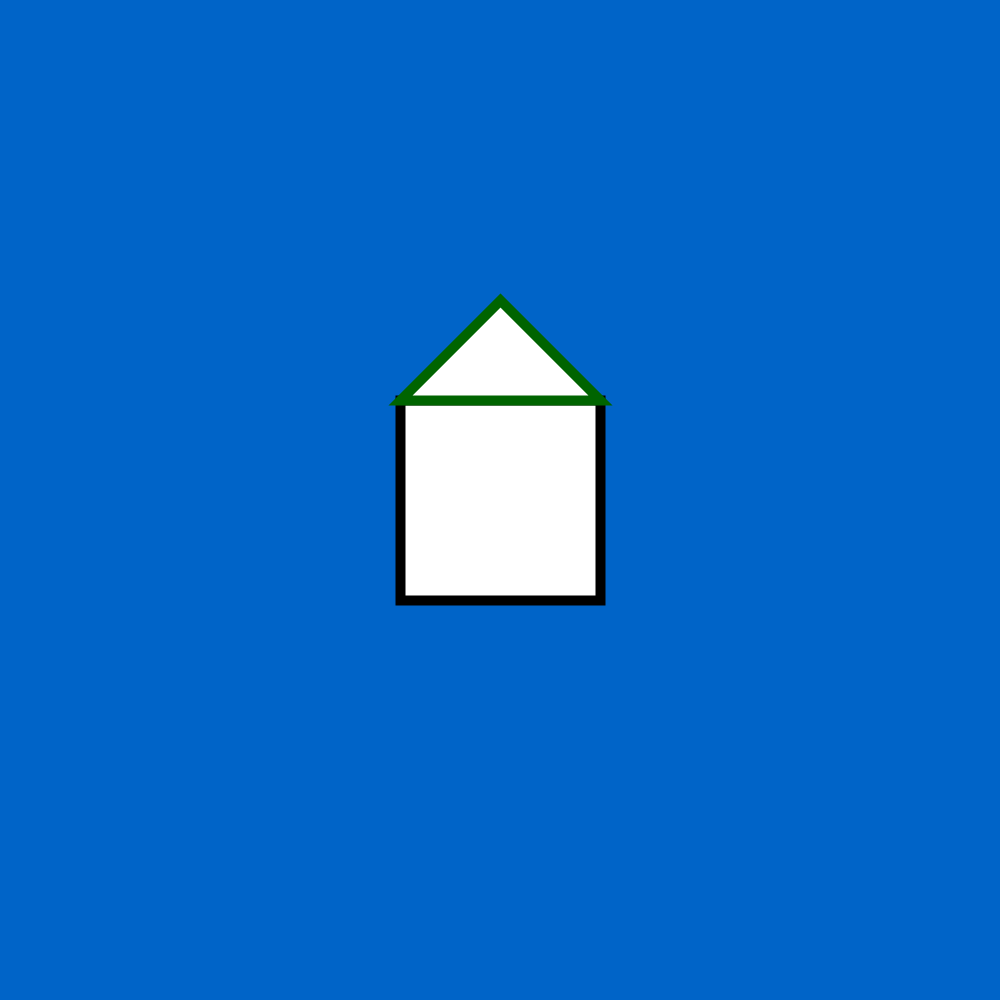
Frame 1 (no input)
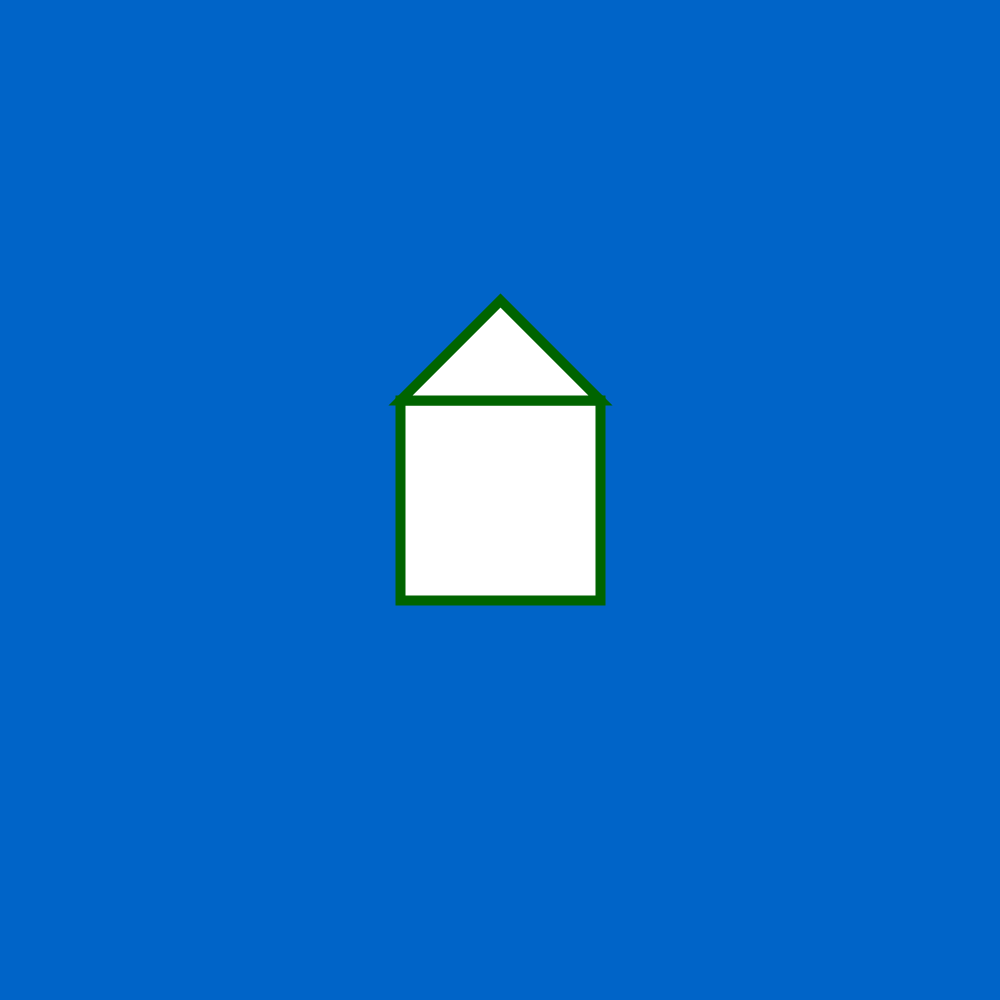
Frame 60 (the mouse pressed at the canvas centre just before this capture)
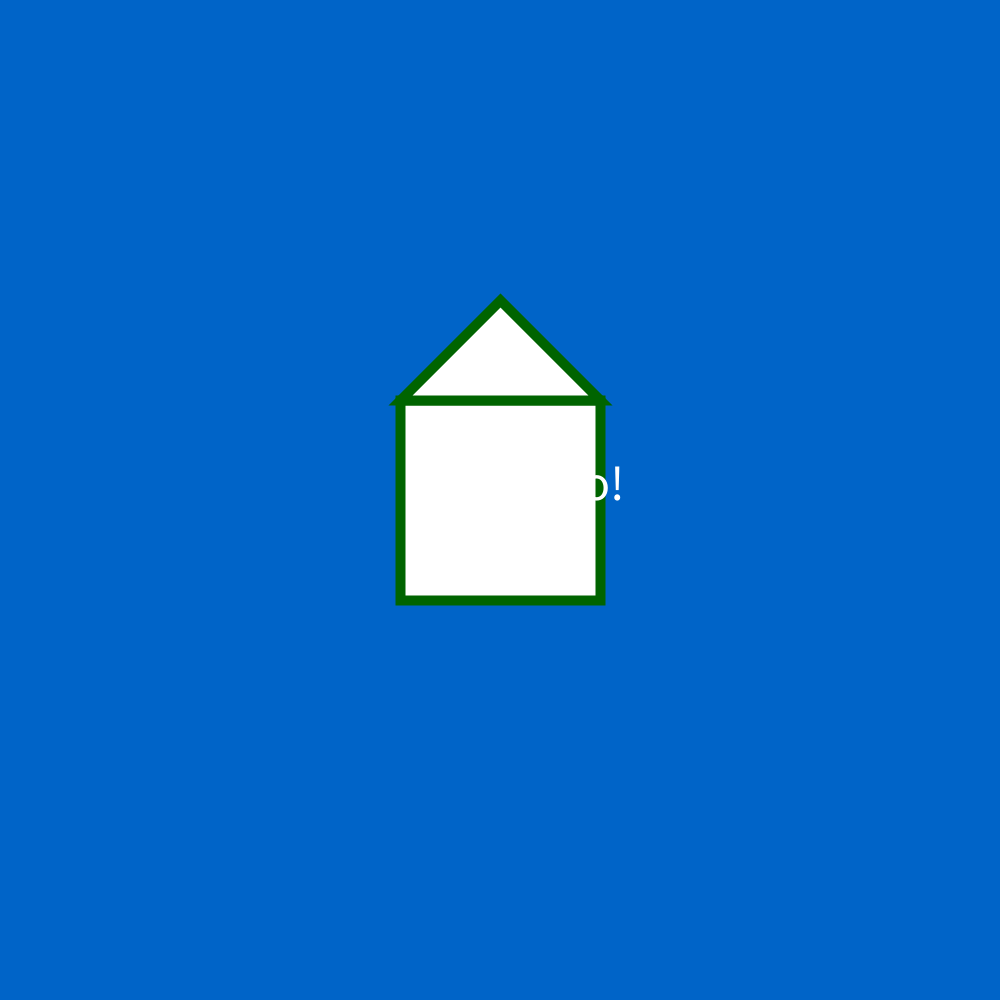
Frame 120 (the mouse held since frame 60 and released just before this capture)

The Processing sketch that drew these frames (run headless with seeded random() and noise(); from frame 60 on, the mouse is pressed at the canvas centre):

// Processing sketch: learning_input
// ── learning_input.pde
void setup() { // called once 
  size(1000, 1000);
}

void mousePressed() {
  println("Mouse coordinates x:"
  + mouseX + ", y: " + mouseY);
}

void draw() { // called in a loop
  if (keyPressed) {
    background(200, 0, 200);
  } else {
    background(0, 100, 200);
  }
  strokeWeight(10);
  square(400, 400, 200);
  stroke(0, 100, 0);
  triangle(400, 400, 
  500, 300,
  600, 400);
  if (mousePressed) {
      textSize(50);
      text(
      "Hello!",
  mouseX, 
  mouseY);
  }
}
